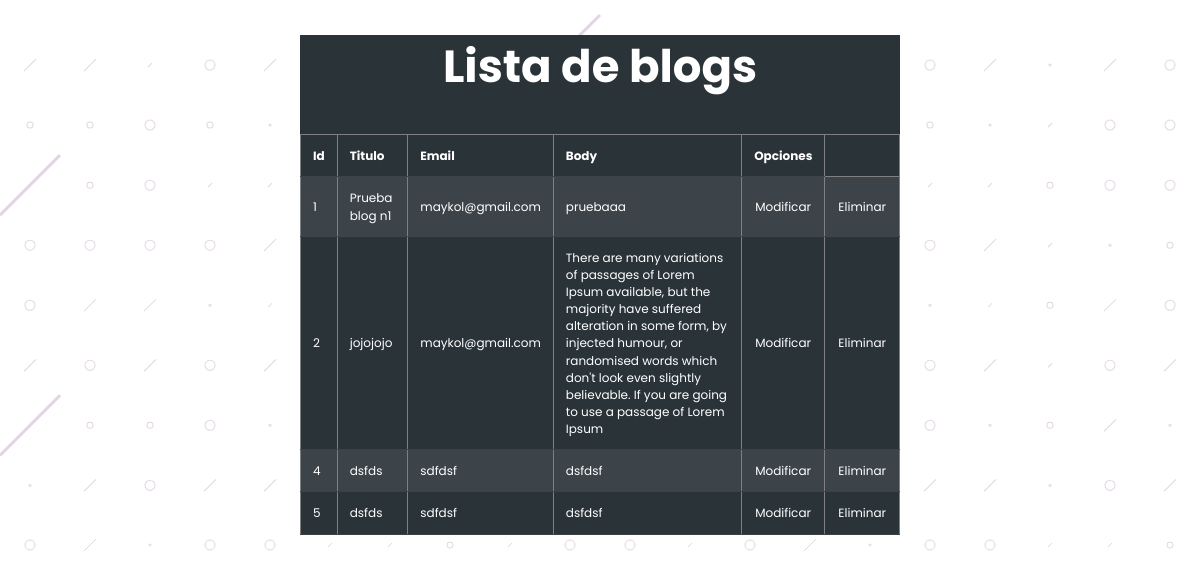
/listadoblogs/, run on the app's committed database.
### core/models.py (models this page shows, shortened)
class Blog(models.Model):
    idBlog = models.AutoField(primary_key=True, null=False, blank=False)
    name = models.CharField(max_length=20, null=False, blank=False)
    email = models.CharField(max_length=20, null=False, blank=False)
    body = models.CharField(max_length=500, null=False, blank=False)

### core/views.py (the view)
# urls.py: path('listadoblogs/', listadoblogs,name="listadoblogs"),
def listadoblogs(request):
    blogs = Blog.objects.all()
    datos = {
        'blogs':blogs
    }
    return render(request, 'core/listadoblogs.html',datos)

### core/context_processor.py (called while the page is built)
def total_carrito(request):
    total = 0
    if request.user.is_authenticated:
        if "carrito" in request.session.keys():
            for key, value in request.session["carrito"].items():
                total += int(value["acumulado"])
    return {"total_carrito": total}

### core/templates/core/listadoblogs.html (shortened to what this page needs)
{% load static %}
<!DOCTYPE html>
<html lang="en">
<head>
    <link rel="stylesheet" href="{% static 'core/css/style.css' %}" />
    <link rel="stylesheet" href="{% static 'core/css/mobile.css' %}"/>
    <link rel="stylesheet" href="{% static 'core/css/tablas.css' %}" />
    <link rel="stylesheet" href="https://maxcdn.bootstrapcdn.com/bootstrap/3.4.1/css/bootstrap.min.css" />
</head>
<body>
    <div class="datatable-container">
        <table border="1" class="datatable"><p>Lista de blogs</p>
            <tr>
                <th>Id</th>
                <th>Titulo</th>
                <th>Email</th>
                <th scope="col">Body</th>
                <th scope="col">Opciones</th>
            </tr>
            {% for blo in blogs %}
            <tr>
                <td>{{blo.idBlog}}</td>
                <td>{{blo.name}}</td>
                <td>{{blo.email}}</td>
                <td>{{blo.body}}</td>
                <td><a href="{% url 'modificar_blog' blo.idBlog %}">Modificar</a></td>
                <td><a href="{% url 'eliminar_blog' blo.idBlog %}">Eliminar</a></td>
            </tr>
            {% endfor %}
        </table>
    </div>
</body>
</html>

### core/static/core/css/style.css (style rules this page uses)
* { margin: 0; padding: 0; box-sizing: border-box; }
body, html { font-family: 'Poppins', arial; overflow-x: hidden; scroll-behavior: smooth; }
:root { --h1: #130F49; --blue: #34A1CD; --dark-purple: #55527C; --grey: #B4B2C5; --pink: #EA4C89; --circle: #F4F3FF; --light-pink: #FFF5F6; --light-purple: #ADA8FF; --light-blue: #E9F9FF; --red: #ff0000; }
p, label { font-size: 16px; color: var(--grey); }
a { text-decoration: none; }

### core/static/core/css/tablas.css (style rules this page uses)
* { margin: 0; padding: 0; box-sizing: border-box; margin-top: 35px; }
:root { --primary-color: white; --secondary-color: rgb(61, 68, 73); --highlight-color: #16766F; --dt-status-avaible-color: greenyellow; --dt-status-away-color: lightsalmon; --dt-status-offline-color: lightgray; --dt-padding: 12px; --dt-padding-s: 6px; --dt-padding-xs: 2px; --dt-border-radius: 3px; --dt-background-color-container: #2a3338; --dt-border-color:var(--secondary-color); --dt-bg-color: var(--highlight-color); --dt-text-color: var(--primary-color); --dt-bg-active-button: var(--highlight-color); --dt-text-color-active-button: var(--primary-color); --dt-hover-cell-color: var(--highlight-color); --dt-even-row-color: var(--secondary-color); --dt-focus-color: var(--highlight-color); --dt-input-background-color: var(--secondary-color); --dt-input-color: var(--primary-color); }
.datatable-container, p { font-family: 'Poppins'; background-color: var(--dt-background-color-container); border-radius: var(--dt-border-color); color: var(--dt-text-color); width: 600px; margin: 0 auto; font-size: 12px; }
.datatable-container .datatable { border-collapse: collapse; width: 100%; }
.datatable-container .datatable, .datatable-container .datatable th, .datatable-container .datatable td { padding: var(--dt-padding) var(--dt-padding); }
.datatable-container .datatable th { font-weight: bolder; text-align: left; border-bottom: solid 1px var(--dt-border-color); }
.datatable-container .datatable td { border-bottom: solid 1px var(--dt-border-color); }
.datatable-container .datatable tbody tr:nth-child(even) { background-color: var(--dt-even-row-color); }
p { font-size: 45px; text-align: center; font-weight: bold; }
a { outline: none; text-decoration: none; padding: 2px 1px 0; }
a:link { color: var(--primary-color); }

### data on the page
Blog: idBlog "1", name "Prueba blog n1", email "maykol@gmail.com", body "pruebaaa"
Blog: idBlog "2", name "jojojojo", email "maykol@gmail.com", body "There are many variations of passages of Lorem Ipsum available, but the majority have suffered alteration in some form, by injected humour, or randomised words which don't look even slightly believable. If you are going to use a passage of Lorem Ipsum"
Blog: idBlog "4", name "dsfds", email "sdfdsf", body "dsfdsf"
Blog: idBlog "5", name "dsfds", email "sdfdsf", body "dsfdsf"
